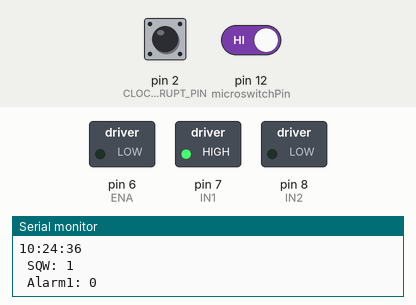
This sketch was run on a simulated Arduino Uno, built with avr-gcc and run on an emulated ATmega328P. On the bench: switched loads named in the sketch (green lamp = pin HIGH), the last lines printed to the serial monitor. The test bench sets the inputs (shaded band); at power-on: pin 12 (microswitchPin) HIGH, pin 2 (CLOCK_INTERRUPT_PIN) HIGH. The local clock reads 2024-03-15 10:24:30 at power-on unless the sketch sets it; the sensor or clock chip raises its interrupt line as the real part does.

Above: at 6.3 s.
6.4 s: pin 12 (microswitchPin) driven HIGH
At 11.2 s:
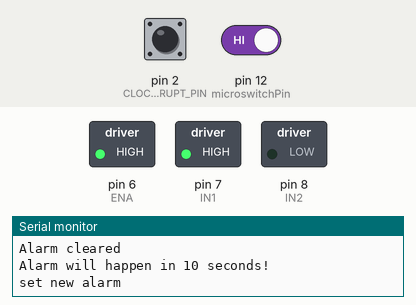
11.5 s: pin 12 (microswitchPin) driven LOW
At 13.0 s:
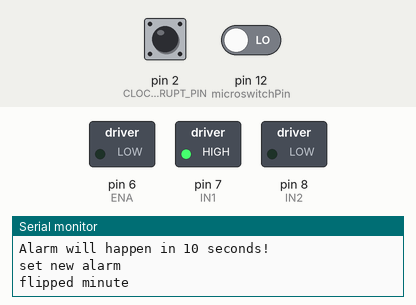
Timing chart, 0 to 14.5 s (numbered marks = the images above; inputs shaded):
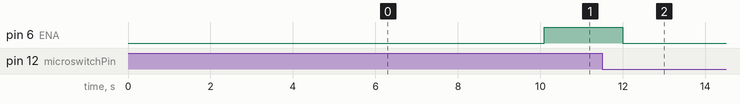

The sketch:

DS3231_and_L298N_-_Copy_2.ino
```cpp
/* Example implementation of an alarm using DS3231
 *
 * VCC and GND of RTC should be connected to some power source
 * SDA, SCL of RTC should be connected to SDA, SCL of arduino
 * SQW should be connected to CLOCK_INTERRUPT_PIN
 * CLOCK_INTERRUPT_PIN needs to work with interrupts
 */

#include <RTClib.h>
// #include <Wire.h>

RTC_DS3231 rtc;

// the pin that is connected to SQW
#define CLOCK_INTERRUPT_PIN 2


// *************************************************************
// L298N setup
#define IN1 7 // D7
#define IN2 8 // D8
#define ENA 6 // D6

// microswitch setup
#define microswitchPin 12 // D12
#define motorDelay 500
// active low


void setup() {
    Serial.begin(9600);

    // initializing the rtc
    if(!rtc.begin()) {
        Serial.println("Couldn't find RTC!");
        Serial.flush();
        abort();
    }

    if(rtc.lostPower()) {
        // this will adjust to the date and time at compilation
        rtc.adjust(DateTime(F(__DATE__), F(__TIME__)));
    }

    //we don't need the 32K Pin, so disable it
    rtc.disable32K();

    // Making it so, that the alarm will trigger an interrupt
    pinMode(CLOCK_INTERRUPT_PIN, INPUT_PULLUP);
    attachInterrupt(digitalPinToInterrupt(CLOCK_INTERRUPT_PIN), onAlarm, FALLING);

    // set alarm 1, 2 flag to false (so alarm 1, 2 didn't happen so far)
    // if not done, this easily leads to problems, as both register aren't reset on reboot/recompile
    rtc.clearAlarm(1);
    rtc.clearAlarm(2);

    // stop oscillating signals at SQW Pin
    // otherwise setAlarm1 will fail
    rtc.writeSqwPinMode(DS3231_OFF);

    // turn off alarm 2 (in case it isn't off already)
    // again, this isn't done at reboot, so a previously set alarm could easily go overlooked
    rtc.disableAlarm(2);

    // schedule an alarm 10 seconds in the future
    if(!rtc.setAlarm1(
            rtc.now() + TimeSpan(10),
            DS3231_A1_Second // this mode triggers the alarm when the seconds match. See Doxygen for other options
    )) {
        Serial.println("Error, alarm wasn't set!");
    }else {
        Serial.println("Alarm will happen in 10 seconds!");
    }


    // declare pins for L298N
    pinMode(IN1, OUTPUT);
    pinMode(IN2, OUTPUT);
    pinMode(ENA, OUTPUT);

    digitalWrite(ENA, LOW);
    digitalWrite(IN1, HIGH);
    digitalWrite(IN2, LOW);

    // declare pins for microswitch
    pinMode(microswitchPin, INPUT_PULLUP); // will go low when triggered (active low)


}

void loop() {
    // print current time
    char date[10] = "hh:mm:ss";
    rtc.now().toString(date);
    Serial.println(date);
    // the value at SQW-Pin (because of pullup 1 means no alarm)
    Serial.print(" SQW: ");
    Serial.println(digitalRead(CLOCK_INTERRUPT_PIN));
    // whether a alarm happened happened
    Serial.print(" Alarm1: ");
    Serial.println(rtc.alarmFired(1));
    // Serial.print(" Alarm2: ");
    // Serial.println(rtc.alarmFired(2));
    // control register values (see https://datasheets.maximintegrated.com/en/ds/DS3231.pdf page 13)
    // Serial.print(" Control: 0b");
    // Serial.println(read_i2c_register(DS3231_ADDRESS, DS3231_CONTROL), BIN);

    // resetting SQW and alarm 1 flag
    // using setAlarm1, the next alarm could now be configurated
    if(rtc.alarmFired(1)) {
        rtc.clearAlarm(1);
        Serial.println("Alarm cleared");
        setNextAlarm();
        flipMinute();
    }

    delay(2000);
}

void onAlarm() {
  unsigned long start = micros(); // begin counting how long this ISR takes
  Serial.println("Alarm occured!");


  // calculating and printing ISR execution time
  unsigned long end = micros();
  unsigned long delta = end - start;
  Serial.println("took " + String(delta) + " microseconds to execute ISR");
}

void flipMinute() {
  // While switch isn't triggered, make the motor spin
  // Once it is triggered, stop the motor after a delay of motorDelay milliseconds

  while(digitalRead(microswitchPin) == HIGH) {
    digitalWrite(ENA, HIGH);
  }
  delay(motorDelay);
  digitalWrite(ENA, LOW);
  Serial.println("flipped minute");
}


void setNextAlarm() {
   if(!rtc.setAlarm1(
            rtc.now() + TimeSpan(10),
            DS3231_A1_Second // this mode triggers the alarm when the seconds match. See Doxygen for other options
    )) {
        Serial.println("Error, alarm wasn't set!");
    }else {
        Serial.println("Alarm will happen in 10 seconds!");
    }
  Serial.println("set new alarm");
}
```

Measured:
- after the input at 11.5 s, pin 6 (ENA): HIGH → LOW after 0.50 s
